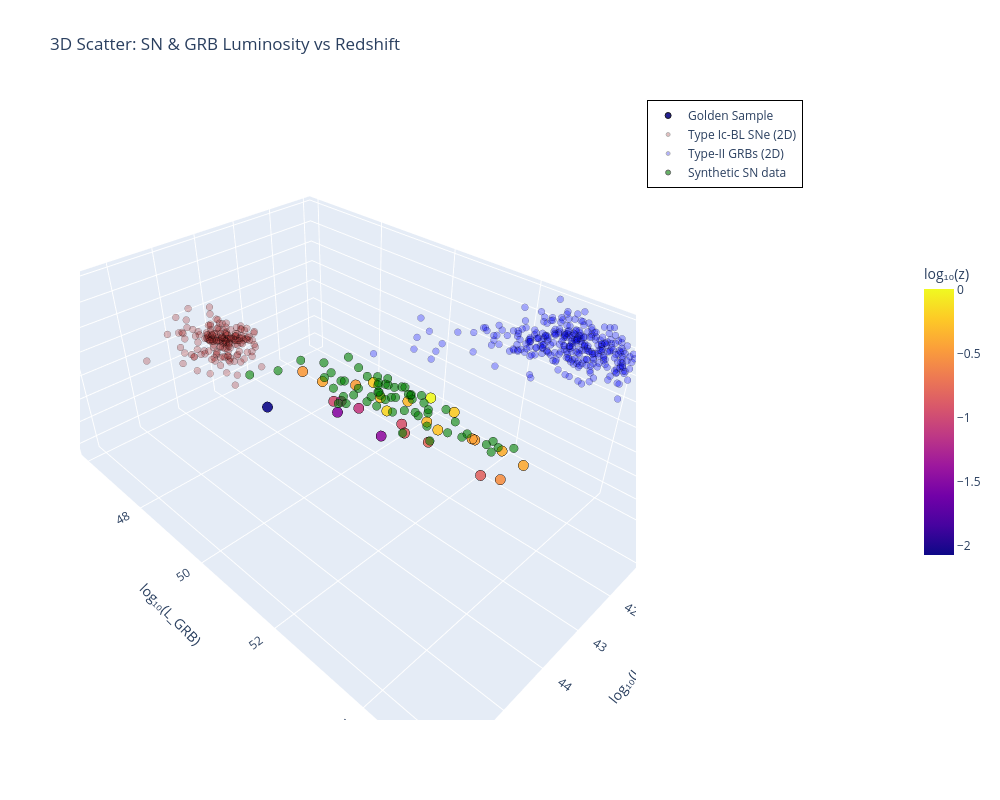

The code cell stored with this chart in its notebook:
### Code cell
# Your existing arrays:
# l_grb_sne → SN Luminosity (X-axis)
# L_iso_pwr_selected → GRB Luminosity (Z-axis)
# z_grb_sne → Redshift (Y-axis)
# plus: z_grb, L_iso_pwr, l_Ic_bl, z_Ic_bl, redshifts, L_iso_list, best_sample_sn_1, best_sample_log_L_GRB_blue, best_sample_log_z_blue

fig = go.Figure()

# 3D scatter: Golden Sample
fig.add_trace(go.Scatter3d(
    x=np.log10(l_grb_sne),
    y=np.log10(L_iso_pwr_selected),
    z=np.log10(z_grb_sne),
    mode='markers',
    marker=dict(
        size=6,
        color=np.log10(z_grb_sne),
        colorscale='Plasma',
        opacity=0.9,
        line=dict(width=1, color='black')
    ),
    name='Golden Sample'
))

# SN-GRBs (2D projection)
#fig.add_trace(go.Scatter3d(
 #   x=np.log10(np.full_like(z_grb, 1e39)),
  #  y=np.log10(L_iso_pwr),
   # z=np.log10(z_grb),
    #mode='markers',
    #marker=dict(color='green', size=4, opacity=0.3, line=dict(width=1, color='black')),
    #name='SN-GRB (2D)'
#))

# Type Ic-BL
fig.add_trace(go.Scatter3d(
    x=np.log10(l_Ic_bl),
    y=np.log10(np.full_like(z_Ic_bl, 1e46)),
    z=np.log10(z_Ic_bl),
    mode='markers',
    marker=dict(color='brown', size=4, opacity=0.3, line=dict(width=1, color='black')),
    name='Type Ic-BL SNe (2D)'
))

# Type-II GRB
fig.add_trace(go.Scatter3d(
    x=np.log10(np.full_like(redshifts, 1e40)),
    y=np.log10(L_iso_list),
    z=np.log10(redshifts),
    mode='markers',
    marker=dict(color='blue', size=4, opacity=0.3, line=dict(width=1, color='black')),
    name='Type-II GRBs (2D)'
))

# Created SN data
fig.add_trace(go.Scatter3d(
    x=np.log10(best_sample_sn_1),
    y=best_sample_log_L_GRB_blue,
    z=best_sample_log_z_blue,
    mode='markers',
    marker=dict(color='green', size=5, opacity=0.6, line=dict(width=1, color='black')),
    name='Synthetic SN data'
))

# Add colorbar separately (for the first trace)
fig.data[0].marker.showscale = True
fig.data[0].marker.colorbar = dict(title='log₁₀(z)')
# Move the legend farther right and give the colorbar its own lane
fig.update_layout(
    title='3D Scatter: SN & GRB Luminosity vs Redshift',
    scene=dict(
        xaxis_title='log₁₀(L_SN)',
        yaxis_title='log₁₀(L_GRB)',
        zaxis_title='log₁₀(z)'
    ),
    width=1000, height=800,
    #margin=dict(l=80, r=180, t=70, b=70),      # extra right margin
    legend=dict(
     #   x=1,  y=1,                          # push legend right
     #   bgcolor='rgba(255,255,255,0.8)',
     bordercolor='black', borderwidth=1
    )
)

# Nudge the colorbar a bit left of the legend
fig.data[0].marker.colorbar.x = 1.5        # position (0–1); >1 pushes outside plot
fig.data[0].marker.colorbar.y = 0.5           # center vertically
fig.data[0].marker.colorbar.len = 0.5         # shrink length if desired

fig.write_html("sn_grb_luminosity_3d.html", include_plotlyjs="cdn")
fig.show()

### Figure 1 — Plotly figure (JSON) as saved in the notebook; plotly's stock layout.template omitted (floating-point values rounded to 4 significant figures; data arrays with more than 128 entries replaced by an {"elided": "..."} marker saying what was removed)
{"data": [{"marker": {"color": [-2.071, -0.4413, 0.002598, -0.7734, -0.9767, -0.2175, -1.481, -0.2757, -0.3098, -1.227, -0.1694, -0.5482, -0.4686, -1.432, -0.2582, -0.3997, -0.224, -0.8386, -0.3196, -0.4157, -0.8312, -0.4815, -0.9318, -0.3721, -1.105, -0.4437], "colorbar": {"len": 0.5, "title": {"text": "log₁₀(z)"}, "x": 1.5, "y": 0.5}, "colorscale": [[0, "#0d0887"], [0.1111, "#46039f"], [0.2222, "#7201a8"], [0.3333, "#9c179e"], [0.4444, "#bd3786"], [0.5556, "#d8576b"], [0.6667, "#ed7953"], [0.7778, "#fb9f3a"], [0.8889, "#fdca26"], [1, "#f0f921"]], "line": {"color": "black", "width": 1}, "opacity": 0.9, "showscale": true, "size": 6}, "mode": "markers", "name": "Golden Sample", "type": "scatter3d", "x": [43.16, 42.77, 42.86, 43.0, 43.1, 42.65, 42.81, 43.15, 43.08, 42.75, 43.46, 43.17, 42.96, 42.81, 43.18, 42.79, 42.94, 43.03, 42.84, 43.36, 43.02, 43.32, 42.78, 42.76, 42.8, 42.76], "y": [47.93, 52.89, 52.05, 52.18, 49.93, 52.4, 49.72, 51.18, 52.18, 49.77, 51.62, 53.76, 50.38, 50.9, 52.49, 53.91, 50.81, 51.66, 51.54, 49.93, 53.3, 49.34, 51.37, 53.48, 50.3, 52.94], "z": [-2.071, -0.4413, 0.002598, -0.7734, -0.9767, -0.2175, -1.481, -0.2757, -0.3098, -1.227, -0.1694, -0.5482, -0.4686, -1.432, -0.2582, -0.3997, -0.224, -0.8386, -0.3196, -0.4157, -0.8312, -0.4815, -0.9318, -0.3721, -1.105, -0.4437]}, {"marker": {"color": "brown", "line": {"color": "black", "width": 1}, "opacity": 0.3, "size": 4}, "mode": "markers", "name": "Type Ic-BL SNe (2D)", "type": "scatter3d", "x": {"elided": "175 float values"}, "y": {"elided": "175 float values"}, "z": {"elided": "175 float values"}}, {"marker": {"color": "blue", "line": {"color": "black", "width": 1}, "opacity": 0.3, "size": 4}, "mode": "markers", "name": "Type-II GRBs (2D)", "type": "scatter3d", "x": {"elided": "320 float values"}, "y": {"elided": "320 float values"}, "z": {"elided": "320 float values"}}, {"marker": {"color": "green", "line": {"color": "black", "width": 1}, "opacity": 0.6, "size": 5}, "mode": "markers", "name": "Synthetic SN data", "type": "scatter3d", "x": [42.83, 43.03, 42.95, 42.85, 43.15, 43.06, 43.44, 43.1, 42.9, 42.92, 43.13, 43.26, 43.09, 43.15, 43.05, 42.95, 43.42, 43.22, 42.93, 42.83, 43.24, 43.46, 43.26, 42.81, 42.88, 42.87, 43.34, 42.86, 43.19, 43.06, 42.82, 42.82, 43.08, 42.97, 42.92, 42.8, 43.06, 43.43, 42.83, 43.04, 42.82, 42.93, 42.82, 42.88, 43.14, 43.18, 42.83, 42.8, 42.99, 42.94, 43.18, 42.85, 43.01, 43.3, 43.37, 43.26, 42.95, 42.8, 42.91, 43.13], "y": [53.22, 52.14, 48.86, 50.81, 48.37, 50.1, 52.55, 50.23, 49.66, 49.49, 50.3, 51.57, 50.9, 49.75, 50.54, 49.77, 51.95, 47.5, 51.24, 53.32, 50.21, 50.58, 50.97, 53.71, 50.87, 53.36, 51.47, 50.35, 52.27, 51.04, 51.44, 50.8, 51.99, 51.36, 52.43, 51.57, 51.9, 50.81, 50.06, 52.16, 51.03, 51.47, 51.05, 52.6, 51.11, 51.17, 51.62, 51.8, 50.7, 51.09, 51.21, 51.9, 53.55, 52.78, 51.93, 53.03, 51.32, 51.58, 51.6, 53.03], "z": [-0.3468, -0.4437, -0.601, -0.7734, -0.9773, -0.4605, -0.3098, -0.383, -0.5528, -0.3997, -0.8386, -0.3196, -0.4157, -0.5045, -0.4202, -0.8312, -0.4824, -1.434, -0.3372, -0.4437, -0.8239, -0.3809, -0.4018, -0.1606, -0.228, -0.1848, -0.07572, -0.153, -0.02863, -0.2573, -0.0846, -0.1618, -0.2761, -0.2644, -0.01278, -0.2052, -0.266, -0.2581, -0.07212, -0.08619, -0.09691, -0.01323, -0.224, -0.192, -0.0511, -0.1397, -0.2441, -0.09313, -0.1221, -0.1331, -0.1904, -0.1754, -0.126, -0.09474, -0.0575, -0.06702, -0.08071, -0.1811, -0.1146, -0.07448]}], "layout": {"height": 800, "legend": {"bordercolor": "black", "borderwidth": 1}, "scene": {"xaxis": {"title": {"text": "log₁₀(L_SN)"}}, "yaxis": {"title": {"text": "log₁₀(L_GRB)"}}, "zaxis": {"title": {"text": "log₁₀(z)"}}}, "title": {"text": "3D Scatter: SN & GRB Luminosity vs Redshift"}, "width": 1000}}
